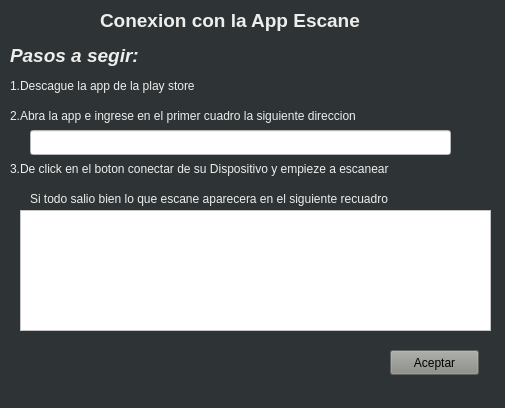
<?xml version="1.0" encoding="UTF-8"?>
<ui version="4.0">
 <class>VentanaAjustarEscanerGui</class>
 <widget class="QMainWindow" name="VentanaAjustarEscanerGui">
  <property name="geometry">
   <rect>
    <x>0</x>
    <y>0</y>
    <width>505</width>
    <height>408</height>
   </rect>
  </property>
  <property name="minimumSize">
   <size>
    <width>505</width>
    <height>408</height>
   </size>
  </property>
  <property name="maximumSize">
   <size>
    <width>505</width>
    <height>408</height>
   </size>
  </property>
  <property name="windowTitle">
   <string>EscanerApp</string>
  </property>
  <property name="styleSheet">
   <string notr="true">background-color: rgb(46, 52, 54);</string>
  </property>
  <widget class="QWidget" name="centralwidget">
   <widget class="QLabel" name="label">
    <property name="geometry">
     <rect>
      <x>100</x>
      <y>0</y>
      <width>261</width>
      <height>41</height>
     </rect>
    </property>
    <property name="styleSheet">
     <string notr="true">color: rgb(238, 238, 236);</string>
    </property>
    <property name="text">
     <string>&lt;html&gt;&lt;head/&gt;&lt;body&gt;&lt;p&gt;&lt;span style=&quot; font-size:14pt; font-weight:600;&quot;&gt;Conexion con la App Escaner&lt;/span&gt;&lt;/p&gt;&lt;/body&gt;&lt;/html&gt;</string>
    </property>
   </widget>
   <widget class="QLabel" name="label_2">
    <property name="geometry">
     <rect>
      <x>10</x>
      <y>40</y>
      <width>161</width>
      <height>31</height>
     </rect>
    </property>
    <property name="styleSheet">
     <string notr="true">color: rgb(238, 238, 236);</string>
    </property>
    <property name="text">
     <string>&lt;html&gt;&lt;head/&gt;&lt;body&gt;&lt;p&gt;&lt;span style=&quot; font-size:14pt; font-weight:600; font-style:italic;&quot;&gt;Pasos a segir:&lt;/span&gt;&lt;/p&gt;&lt;/body&gt;&lt;/html&gt;</string>
    </property>
   </widget>
   <widget class="QLabel" name="label_3">
    <property name="geometry">
     <rect>
      <x>10</x>
      <y>70</y>
      <width>241</width>
      <height>31</height>
     </rect>
    </property>
    <property name="styleSheet">
     <string notr="true">color: rgb(238, 238, 236);</string>
    </property>
    <property name="text">
     <string>1.Descague la app de la play store</string>
    </property>
   </widget>
   <widget class="QLabel" name="label_4">
    <property name="geometry">
     <rect>
      <x>10</x>
      <y>100</y>
      <width>451</width>
      <height>31</height>
     </rect>
    </property>
    <property name="styleSheet">
     <string notr="true">color: rgb(238, 238, 236);</string>
    </property>
    <property name="text">
     <string>2.Abra la app e ingrese en el primer cuadro la siguiente direccion</string>
    </property>
   </widget>
   <widget class="QLineEdit" name="txtDireccionSocket">
    <property name="geometry">
     <rect>
      <x>30</x>
      <y>130</y>
      <width>421</width>
      <height>25</height>
     </rect>
    </property>
    <property name="styleSheet">
     <string notr="true">background-color: rgb(255, 255, 255);</string>
    </property>
   </widget>
   <widget class="QLabel" name="label_5">
    <property name="geometry">
     <rect>
      <x>10</x>
      <y>160</y>
      <width>481</width>
      <height>17</height>
     </rect>
    </property>
    <property name="styleSheet">
     <string notr="true">color: rgb(238, 238, 236);</string>
    </property>
    <property name="text">
     <string>3.De click en el boton conectar de su Dispositivo y empieze a escanear</string>
    </property>
   </widget>
   <widget class="QTextEdit" name="texEditBarras">
    <property name="geometry">
     <rect>
      <x>20</x>
      <y>210</y>
      <width>471</width>
      <height>121</height>
     </rect>
    </property>
    <property name="styleSheet">
     <string notr="true">background-color: rgb(255, 255, 255);</string>
    </property>
   </widget>
   <widget class="QLabel" name="label_6">
    <property name="geometry">
     <rect>
      <x>30</x>
      <y>190</y>
      <width>461</width>
      <height>17</height>
     </rect>
    </property>
    <property name="styleSheet">
     <string notr="true">color: rgb(238, 238, 236);</string>
    </property>
    <property name="text">
     <string>Si todo salio bien lo que escane aparecera en el siguiente recuadro</string>
    </property>
   </widget>
   <widget class="QPushButton" name="btnAceptar">
    <property name="geometry">
     <rect>
      <x>390</x>
      <y>350</y>
      <width>89</width>
      <height>25</height>
     </rect>
    </property>
    <property name="styleSheet">
     <string notr="true">background-color: rgb(136, 138, 133);</string>
    </property>
    <property name="text">
     <string>Aceptar</string>
    </property>
   </widget>
  </widget>
  <widget class="QStatusBar" name="statusbar"/>
 </widget>
 <resources/>
 <connections/>
</ui>
